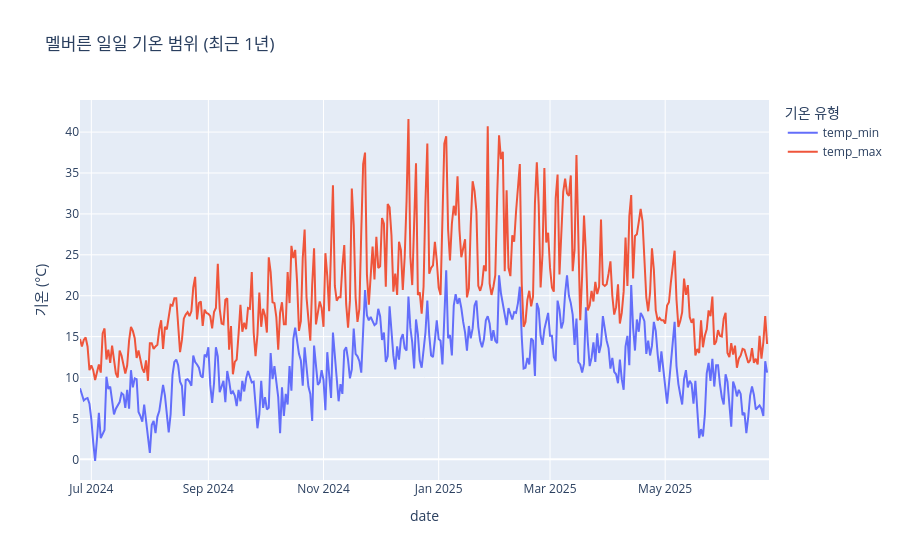

The cell this chart's notebook holds for it:
### Code cell
melbourne_df.plot(title='멜버른 일일 기온 범위 (최근 1년)', labels={'value': '기온 (°C)', 'variable': '기온 유형'})

### Figure 1 — Plotly figure (JSON) as saved in the notebook; plotly's stock layout.template omitted (floating-point values rounded to 4 significant figures; data arrays with more than 128 entries replaced by an {"elided": "..."} marker saying what was removed)
{"data": [{"hovertemplate": "기온 유형=temp_min<br>date=%{x}<br>기온 (°C)=%{y}<extra></extra>", "legendgroup": "temp_min", "line": {"color": "#636efa", "dash": "solid"}, "marker": {"symbol": "circle"}, "mode": "lines", "name": "temp_min", "orientation": "v", "showlegend": true, "type": "scatter", "x": {"elided": "366 str values"}, "xaxis": "x", "y": {"elided": "366 float values"}, "yaxis": "y"}, {"hovertemplate": "기온 유형=temp_max<br>date=%{x}<br>기온 (°C)=%{y}<extra></extra>", "legendgroup": "temp_max", "line": {"color": "#EF553B", "dash": "solid"}, "marker": {"symbol": "circle"}, "mode": "lines", "name": "temp_max", "orientation": "v", "showlegend": true, "type": "scatter", "x": {"elided": "366 str values"}, "xaxis": "x", "y": {"elided": "366 float values"}, "yaxis": "y"}], "layout": {"legend": {"title": {"text": "기온 유형"}, "tracegroupgap": 0}, "title": {"text": "멜버른 일일 기온 범위 (최근 1년)"}, "xaxis": {"anchor": "y", "domain": [0, 1], "title": {"text": "date"}}, "yaxis": {"anchor": "x", "domain": [0, 1], "title": {"text": "기온 (°C)"}}}}
